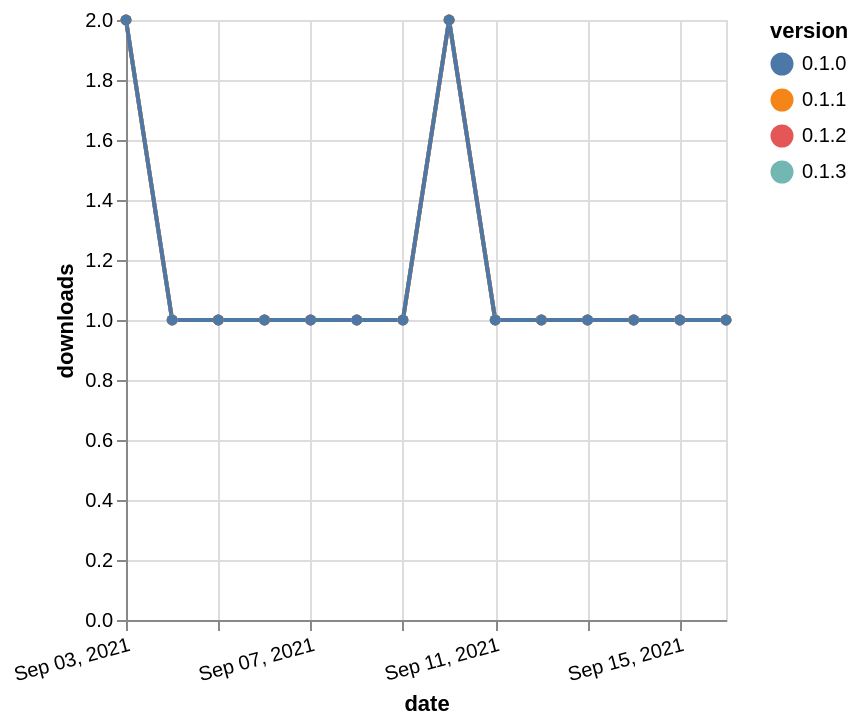

Express this chart as Vega-Lite.
### Vega-Lite specification from a JSON file in a GitHub repository (floating-point values rounded to 4 significant figures)
{"$schema": "https://vega.github.io/schema/vega-lite/v5.json", "description": "A simple bar chart with embedded data.", "data": {"values": [{"date": "2021-09-03", "total": 97, "delta": 2, "version": "0.1.3"}, {"date": "2021-09-04", "total": 98, "delta": 1, "version": "0.1.3"}, {"date": "2021-09-05", "total": 99, "delta": 1, "version": "0.1.3"}, {"date": "2021-09-06", "total": 100, "delta": 1, "version": "0.1.3"}, {"date": "2021-09-07", "total": 101, "delta": 1, "version": "0.1.3"}, {"date": "2021-09-08", "total": 102, "delta": 1, "version": "0.1.3"}, {"date": "2021-09-09", "total": 103, "delta": 1, "version": "0.1.3"}, {"date": "2021-09-10", "total": 105, "delta": 2, "version": "0.1.3"}, {"date": "2021-09-11", "total": 106, "delta": 1, "version": "0.1.3"}, {"date": "2021-09-12", "total": 107, "delta": 1, "version": "0.1.3"}, {"date": "2021-09-13", "total": 108, "delta": 1, "version": "0.1.3"}, {"date": "2021-09-14", "total": 109, "delta": 1, "version": "0.1.3"}, {"date": "2021-09-15", "total": 110, "delta": 1, "version": "0.1.3"}, {"date": "2021-09-16", "total": 111, "delta": 1, "version": "0.1.3"}, {"date": "2021-09-03", "total": 99, "delta": 2, "version": "0.1.2"}, {"date": "2021-09-04", "total": 100, "delta": 1, "version": "0.1.2"}, {"date": "2021-09-05", "total": 101, "delta": 1, "version": "0.1.2"}, {"date": "2021-09-06", "total": 102, "delta": 1, "version": "0.1.2"}, {"date": "2021-09-07", "total": 103, "delta": 1, "version": "0.1.2"}, {"date": "2021-09-08", "total": 104, "delta": 1, "version": "0.1.2"}, {"date": "2021-09-09", "total": 105, "delta": 1, "version": "0.1.2"}, {"date": "2021-09-10", "total": 107, "delta": 2, "version": "0.1.2"}, {"date": "2021-09-11", "total": 108, "delta": 1, "version": "0.1.2"}, {"date": "2021-09-12", "total": 109, "delta": 1, "version": "0.1.2"}, {"date": "2021-09-13", "total": 110, "delta": 1, "version": "0.1.2"}, {"date": "2021-09-14", "total": 111, "delta": 1, "version": "0.1.2"}, {"date": "2021-09-15", "total": 112, "delta": 1, "version": "0.1.2"}, {"date": "2021-09-16", "total": 113, "delta": 1, "version": "0.1.2"}, {"date": "2021-09-03", "total": 106, "delta": 2, "version": "0.1.1"}, {"date": "2021-09-04", "total": 107, "delta": 1, "version": "0.1.1"}, {"date": "2021-09-05", "total": 108, "delta": 1, "version": "0.1.1"}, {"date": "2021-09-06", "total": 109, "delta": 1, "version": "0.1.1"}, {"date": "2021-09-07", "total": 110, "delta": 1, "version": "0.1.1"}, {"date": "2021-09-08", "total": 111, "delta": 1, "version": "0.1.1"}, {"date": "2021-09-09", "total": 112, "delta": 1, "version": "0.1.1"}, {"date": "2021-09-10", "total": 114, "delta": 2, "version": "0.1.1"}, {"date": "2021-09-11", "total": 115, "delta": 1, "version": "0.1.1"}, {"date": "2021-09-12", "total": 116, "delta": 1, "version": "0.1.1"}, {"date": "2021-09-13", "total": 117, "delta": 1, "version": "0.1.1"}, {"date": "2021-09-14", "total": 118, "delta": 1, "version": "0.1.1"}, {"date": "2021-09-15", "total": 119, "delta": 1, "version": "0.1.1"}, {"date": "2021-09-16", "total": 120, "delta": 1, "version": "0.1.1"}, {"date": "2021-09-03", "total": 109, "delta": 2, "version": "0.1.0"}, {"date": "2021-09-04", "total": 110, "delta": 1, "version": "0.1.0"}, {"date": "2021-09-05", "total": 111, "delta": 1, "version": "0.1.0"}, {"date": "2021-09-06", "total": 112, "delta": 1, "version": "0.1.0"}, {"date": "2021-09-07", "total": 113, "delta": 1, "version": "0.1.0"}, {"date": "2021-09-08", "total": 114, "delta": 1, "version": "0.1.0"}, {"date": "2021-09-09", "total": 115, "delta": 1, "version": "0.1.0"}, {"date": "2021-09-10", "total": 117, "delta": 2, "version": "0.1.0"}, {"date": "2021-09-11", "total": 118, "delta": 1, "version": "0.1.0"}, {"date": "2021-09-12", "total": 119, "delta": 1, "version": "0.1.0"}, {"date": "2021-09-13", "total": 120, "delta": 1, "version": "0.1.0"}, {"date": "2021-09-14", "total": 121, "delta": 1, "version": "0.1.0"}, {"date": "2021-09-15", "total": 122, "delta": 1, "version": "0.1.0"}, {"date": "2021-09-16", "total": 123, "delta": 1, "version": "0.1.0"}]}, "width": "container", "mark": {"type": "line", "point": {"filled": true}}, "encoding": {"x": {"field": "date", "type": "temporal", "timeUnit": "yearmonthdate", "title": "date", "axis": {"labelAngle": -15}}, "y": {"field": "delta", "type": "quantitative", "title": "downloads"}, "color": {"field": "version", "type": "nominal"}, "tooltip": {"field": "delta"}}}
